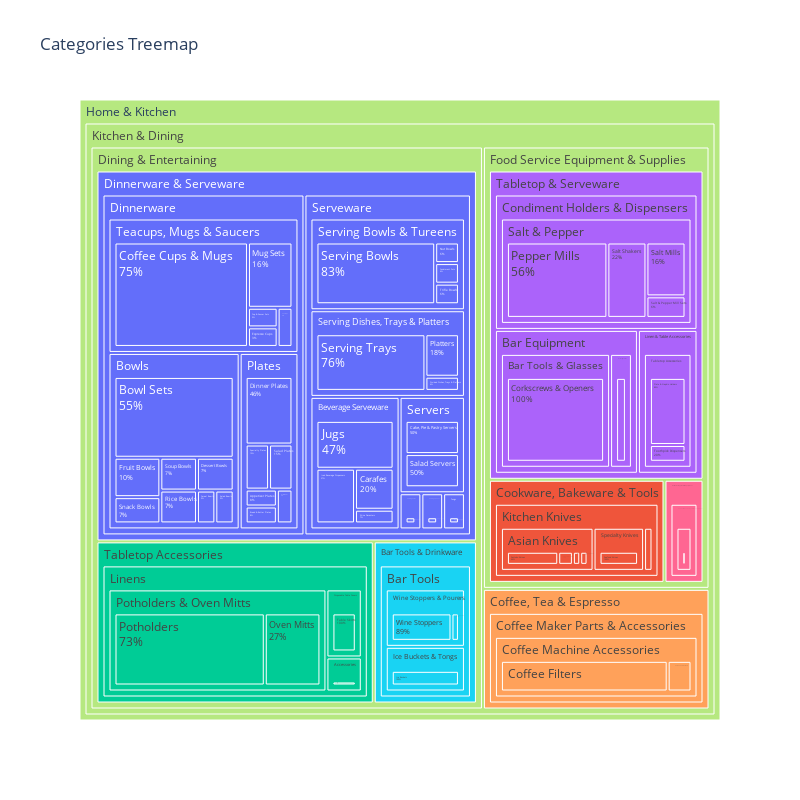

The notebook cell saved with this chart:
### Code cell
fig = px.treemap(check1.groupby(['path0', 'path1', 'path2', 'path3',
       'path4', 'path5', 'path6'], as_index=False).count(),
                 path=['path0', 'path1', 'path2', 'path3',
       'path4', 'path5', 'path6'],
                 values='asin',
                 title="Categories Treemap",
                 width=800,
                 height=800,
                 color='path3')
fig.update_traces(textinfo="label+percent parent")
chart_data = fig.data[0].hovertext

fig.show()
fig.write_html("categories_treemap2.html")

### Figure 1 — Plotly figure (JSON) as saved in the notebook; plotly's stock layout.template omitted (floating-point values rounded to 4 significant figures)
{"data": [{"branchvalues": "total", "customdata": [["Dinnerware & Serveware"], ["Dinnerware & Serveware"], ["Cookware, Bakeware & Tools"], ["Dinnerware & Serveware"], ["Dinnerware & Serveware"], ["Dinnerware & Serveware"], ["Dinnerware & Serveware"], ["Dinnerware & Serveware"], ["Dinnerware & Serveware"], ["Dinnerware & Serveware"], ["Dinnerware & Serveware"], ["Dinnerware & Serveware"], ["Tabletop Accessories"], ["Dinnerware & Serveware"], ["Tabletop & Serveware"], ["Dinnerware & Serveware"], ["Coffee Maker Parts & Accessories"], ["Coffee Maker Parts & Accessories"], ["Tabletop Accessories"], ["Coffee Maker Parts & Accessories"], ["Dinnerware & Serveware"], ["Dinnerware & Serveware"], ["Dinnerware & Serveware"], ["Dinnerware & Serveware"], ["Tabletop & Serveware"], ["Coffee Maker Parts & Accessories"], ["Dinnerware & Serveware"], ["Tabletop & Serveware"], ["Dinnerware & Serveware"], ["Dinnerware & Serveware"], ["Dinnerware & Serveware"], ["Dinnerware & Serveware"], ["Tabletop & Serveware"], ["Dinnerware & Serveware"], ["Cookware, Bakeware & Tools"], ["Dinnerware & Serveware"], ["Tabletop Accessories"], ["Dinnerware & Serveware"], ["Coffee Maker Parts & Accessories"], ["Dinnerware & Serveware"], ["Dinnerware & Serveware"], ["Dinnerware & Serveware"], ["Bar Tools & Drinkware"], ["Dinnerware & Serveware"], ["Dinnerware & Serveware"], ["Cookware, Bakeware & Tools"], ["Dinnerware & Serveware"], ["Tabletop Accessories"], ["Dinnerware & Serveware"], ["Dinnerware & Serveware"], ["Tabletop & Serveware"], ["Restaurant Appliances & Equipment"], ["Cookware, Bakeware & Tools"], ["Dinnerware & Serveware"], ["Dinnerware & Serveware"], ["Bar Tools & Drinkware"], ["Bar Tools & Drinkware"], ["Tabletop & Serveware"], ["Cookware, Bakeware & Tools"], ["Tabletop & Serveware"], ["Tabletop & Serveware"], ["Cookware, Bakeware & Tools"], ["Tabletop Accessories"], ["Cookware, Bakeware & Tools"], ["Tabletop & Serveware"], ["Tabletop & Serveware"], ["Dinnerware & Serveware"], ["Dinnerware & Serveware"], ["Cookware, Bakeware & Tools"], ["Coffee Maker Parts & Accessories"], ["Coffee Maker Parts & Accessories"], ["Restaurant Appliances & Equipment"], ["Tabletop Accessories"], ["Bar Tools & Drinkware"], ["Dinnerware & Serveware"], ["Tabletop Accessories"], ["Tabletop & Serveware"], ["Dinnerware & Serveware"], ["Dinnerware & Serveware"], ["Dinnerware & Serveware"], ["Dinnerware & Serveware"], ["Dinnerware & Serveware"], ["Cookware, Bakeware & Tools"], ["Tabletop & Serveware"], ["Dinnerware & Serveware"], ["Dinnerware & Serveware"], ["Bar Tools & Drinkware"], ["Tabletop & Serveware"], ["Bar Tools & Drinkware"], ["Coffee Maker Parts & Accessories"], ["Restaurant Appliances & Equipment"], ["Tabletop & Serveware"], ["Dinnerware & Serveware"], ["Cookware, Bakeware & Tools"], ["Tabletop & Serveware"], ["Tabletop Accessories"], ["Dinnerware & Serveware"], ["Bar Tools & Drinkware"], ["Coffee Maker Parts & Accessories"], ["Cookware, Bakeware & Tools"], ["Dinnerware & Serveware"], ["Restaurant Appliances & Equipment"], ["Tabletop & Serveware"], ["Tabletop Accessories"], ["Coffee Maker Parts & Accessories"], ["(?)"], ["(?)"], ["(?)"], ["(?)"]], "domain": {"x": [0, 1], "y": [0, 1]}, "hovertemplate": "labels=%{label}<br>asin=%{value}<br>parent=%{parent}<br>id=%{id}<br>path3=%{customdata[0]}<extra></extra>", "ids": ["Home & Kitchen/Kitchen & Dining/Dining & Entertaining/Dinnerware & Serveware/Serveware/Beverage Serveware/Carafes", "Home & Kitchen/Kitchen & Dining/Dining & Entertaining/Dinnerware & Serveware/Dinnerware/Bowls/Cereal Bowls", "Home & Kitchen/Kitchen & Dining/Food Service Equipment & Supplies/Cookware, Bakeware & Tools/Kitchen Knives/Asian Knives/Chinese Chef's Knives & Cleavers", "Home & Kitchen/Kitchen & Dining/Dining & Entertaining/Dinnerware & Serveware/Dinnerware/Plates/Appetizer Plates", "Home & Kitchen/Kitchen & Dining/Dining & Entertaining/Dinnerware & Serveware/Dinnerware/Bowls/Bowl Sets", "Home & Kitchen/Kitchen & Dining/Dining & Entertaining/Dinnerware & Serveware/Dinnerware/Plates/Bread & Butter Plates", "Home & Kitchen/Kitchen & Dining/Dining & Entertaining/Dinnerware & Serveware/Serveware/Tongs/Buffet Tongs", "Home & Kitchen/Kitchen & Dining/Dining & Entertaining/Dinnerware & Serveware/Serveware/Servers/Cake, Pie & Pastry Servers", "Home & Kitchen/Kitchen & Dining/Dining & Entertaining/Dinnerware & Serveware/Serveware/Serving Dishes, Trays & Platters/Serving Trays", "Home & Kitchen/Kitchen & Dining/Dining & Entertaining/Dinnerware & Serveware/Dinnerware/Bowls/Snack Bowls", "Home & Kitchen/Kitchen & Dining/Dining & Entertaining/Dinnerware & Serveware/Serveware/Serving Bowls & Tureens/Serving Bowls", "Home & Kitchen/Kitchen & Dining/Dining & Entertaining/Dinnerware & Serveware/Dinnerware/Plates/Specialty Plates", "Home & Kitchen/Kitchen & Dining/Dining & Entertaining/Tabletop Accessories/Linens/Disposable Table Covers/Table Skirts", "Home & Kitchen/Kitchen & Dining/Dining & Entertaining/Dinnerware & Serveware/Dinnerware/Bowls/Soup Bowls", "Home & Kitchen/Kitchen & Dining/Food Service Equipment & Supplies/Tabletop & Serveware/Linen & Table Accessories/Tabletop Accessories/Plate & Napkin Holders", "Home & Kitchen/Kitchen & Dining/Dining & Entertaining/Dinnerware & Serveware/Serveware/Serving Dishes, Trays & Platters/Platters", "Home & Kitchen/Kitchen & Dining/Coffee, Tea & Espresso/Coffee Maker Parts & Accessories/Coffee Machine Accessories/Coffee Pod Holders/Pod Baskets", "Home & Kitchen/Kitchen & Dining/Coffee, Tea & Espresso/Coffee Maker Parts & Accessories/Coffee Machine Accessories/Coffee Pod Holders/Pod Drawers", "Home & Kitchen/Kitchen & Dining/Dining & Entertaining/Tabletop Accessories/Linens/Potholders & Oven Mitts/Potholders", "Home & Kitchen/Kitchen & Dining/Coffee, Tea & Espresso/Coffee Maker Parts & Accessories/Coffee Machine Accessories/Coffee Filters/Reusable Filters", "Home & Kitchen/Kitchen & Dining/Dining & Entertaining/Dinnerware & Serveware/Serveware/Serving Spoons/Rice & Potato Servers", "Home & Kitchen/Kitchen & Dining/Dining & Entertaining/Dinnerware & Serveware/Dinnerware/Bowls/Salad Bowls", "Home & Kitchen/Kitchen & Dining/Dining & Entertaining/Dinnerware & Serveware/Dinnerware/Plates/Salad Plates", "Home & Kitchen/Kitchen & Dining/Dining & Entertaining/Dinnerware & Serveware/Serveware/Servers/Salad Servers", "Home & Kitchen/Kitchen & Dining/Food Service Equipment & Supplies/Tabletop & Serveware/Condiment Holders & Dispensers/Salt & Pepper/Salt & Pepper Mill Sets", "Home & Kitchen/Kitchen & Dining/Coffee, Tea & Espresso/Coffee Maker Parts & Accessories/Coffee Machine Accessories/Coffee Filters/Permanent Filters", "Home & Kitchen/Kitchen & Dining/Dining & Entertaining/Dinnerware & Serveware/Dinnerware/Bowls/Rice Bowls", "Home & Kitchen/Kitchen & Dining/Food Service Equipment & Supplies/Tabletop & Serveware/Condiment Holders & Dispensers/Salt & Pepper/Pepper Mills", "Home & Kitchen/Kitchen & Dining/Dining & Entertaining/Dinnerware & Serveware/Serveware/Serving Forks/Pickle & Olive Forks", "Home & Kitchen/Kitchen & Dining/Dining & Entertaining/Dinnerware & Serveware/Serveware/Serving Bowls & Tureens/Nut Bowls", "Home & Kitchen/Kitchen & Dining/Dining & Entertaining/Dinnerware & Serveware/Dinnerware/Teacups, Mugs & Saucers/Coffee Cups & Mugs", "Home & Kitchen/Kitchen & Dining/Dining & Entertaining/Dinnerware & Serveware/Serveware/Serving Bowls & Tureens/Condiment Pots", "Home & Kitchen/Kitchen & Dining/Food Service Equipment & Supplies/Tabletop & Serveware/Bar Equipment/Bar Tools & Glasses/Corkscrews & Openers", "Home & Kitchen/Kitchen & Dining/Dining & Entertaining/Dinnerware & Serveware/Dinnerware/Teacups, Mugs & Saucers/Cup & Saucer Sets", "Home & Kitchen/Kitchen & Dining/Food Service Equipment & Supplies/Cookware, Bakeware & Tools/Kitchen Knives/Asian Knives/Deba Knives", "Home & Kitchen/Kitchen & Dining/Dining & Entertaining/Dinnerware & Serveware/Dinnerware/Bowls/Dessert Bowls", "Home & Kitchen/Kitchen & Dining/Dining & Entertaining/Tabletop Accessories/Linens/Potholders & Oven Mitts/Oven Mitts", "Home & Kitchen/Kitchen & Dining/Dining & Entertaining/Dinnerware & Serveware/Dinnerware/Plates/Dessert Plates", "Home & Kitchen/Kitchen & Dining/Coffee, Tea & Espresso/Coffee Maker Parts & Accessories/Coffee Machine Accessories/Coffee Filters/Disposable Filters", "Home & Kitchen/Kitchen & Dining/Dining & Entertaining/Dinnerware & Serveware/Dinnerware/Plates/Dinner Plates", "Home & Kitchen/Kitchen & Dining/Dining & Entertaining/Dinnerware & Serveware/Dinnerware/Teacups, Mugs & Saucers/Espresso Cups", "Home & Kitchen/Kitchen & Dining/Dining & Entertaining/Dinnerware & Serveware/Dinnerware/Bowls/Fruit Bowls", "Home & Kitchen/Kitchen & Dining/Dining & Entertaining/Bar Tools & Drinkware/Bar Tools/Ice Buckets & Tongs/Ice Buckets", "Home & Kitchen/Kitchen & Dining/Dining & Entertaining/Dinnerware & Serveware/Serveware/Beverage Serveware/Iced Beverage Dispensers", "Home & Kitchen/Kitchen & Dining/Dining & Entertaining/Dinnerware & Serveware/Serveware/Beverage Serveware/Jugs", "Home & Kitchen/Kitchen & Dining/Food Service Equipment & Supplies/Cookware, Bakeware & Tools/Kitchen Knives/Cleavers/Meat Cleavers", "Home & Kitchen/Kitchen & Dining/Dining & Entertaining/Dinnerware & Serveware/Dinnerware/Teacups, Mugs & Saucers/Mug Sets", "Home & Kitchen/Kitchen & Dining/Dining & Entertaining/Tabletop Accessories/Linens/Accessories/Napkin Rings", "Home & Kitchen/Kitchen & Dining/Dining & Entertaining/Dinnerware & Serveware/Serveware/Serving Dishes, Trays & Platters/Divided Dishes, Trays & Platters", "Home & Kitchen/Kitchen & Dining/Dining & Entertaining/Dinnerware & Serveware/Dinnerware/Teacups, Mugs & Saucers/Teacups", "Home & Kitchen/Kitchen & Dining/Food Service Equipment & Supplies/Tabletop & Serveware/Bar Equipment/Bar Refrigeration/Wine & Bottle Chillers", "Home & Kitchen/Kitchen & Dining/Food Service Equipment & Supplies/Restaurant Appliances & Equipment/Commercial Food Preparation Equipment/Commercial Food Packaging Equipment/Vacuum Sealer Bags", "Home & Kitchen/Kitchen & Dining/Food Service Equipment & Supplies/Cookware, Bakeware & Tools/Kitchen Knives/Asian Knives/Usuba & Nakiri Knives", "Home & Kitchen/Kitchen & Dining/Dining & Entertaining/Dinnerware & Serveware/Serveware/Beverage Serveware/Wine Decanters", "Home & Kitchen/Kitchen & Dining/Dining & Entertaining/Dinnerware & Serveware/Serveware/Serving Bowls & Tureens/Trifle Bowls", "Home & Kitchen/Kitchen & Dining/Dining & Entertaining/Bar Tools & Drinkware/Bar Tools/Wine Stoppers & Pourers/Wine Stoppers", "Home & Kitchen/Kitchen & Dining/Dining & Entertaining/Bar Tools & Drinkware/Bar Tools/Wine Stoppers & Pourers/Wine Pourers", "Home & Kitchen/Kitchen & Dining/Food Service Equipment & Supplies/Tabletop & Serveware/Linen & Table Accessories/Tabletop Accessories/Toothpick Dispensers", "Home & Kitchen/Kitchen & Dining/Food Service Equipment & Supplies/Cookware, Bakeware & Tools/Kitchen Knives/Specialty Knives/Seafood Knives", "Home & Kitchen/Kitchen & Dining/Food Service Equipment & Supplies/Tabletop & Serveware/Condiment Holders & Dispensers/Salt & Pepper/Salt Shakers", "Home & Kitchen/Kitchen & Dining/Food Service Equipment & Supplies/Tabletop & Serveware/Condiment Holders & Dispensers/Salt & Pepper/Salt Mills", "Home & Kitchen/Kitchen & Dining/Food Service Equipment & Supplies/Cookware, Bakeware & Tools/Kitchen Knives/Asian Knives/Santoku Knives", "Home & Kitchen/Kitchen & Dining/Dining & Entertaining/Tabletop Accessories/Linens/Accessories", "Home & Kitchen/Kitchen & Dining/Food Service Equipment & Supplies/Cookware, Bakeware & Tools/Kitchen Knives/Asian Knives", "Home & Kitchen/Kitchen & Dining/Food Service Equipment & Supplies/Tabletop & Serveware/Bar Equipment/Bar Refrigeration", "Home & Kitchen/Kitchen & Dining/Food Service Equipment & Supplies/Tabletop & Serveware/Bar Equipment/Bar Tools & Glasses", "Home & Kitchen/Kitchen & Dining/Dining & Entertaining/Dinnerware & Serveware/Serveware/Beverage Serveware", "Home & Kitchen/Kitchen & Dining/Dining & Entertaining/Dinnerware & Serveware/Dinnerware/Bowls", "Home & Kitchen/Kitchen & Dining/Food Service Equipment & Supplies/Cookware, Bakeware & Tools/Kitchen Knives/Cleavers", "Home & Kitchen/Kitchen & Dining/Coffee, Tea & Espresso/Coffee Maker Parts & Accessories/Coffee Machine Accessories/Coffee Filters", "Home & Kitchen/Kitchen & Dining/Coffee, Tea & Espresso/Coffee Maker Parts & Accessories/Coffee Machine Accessories/Coffee Pod Holders", "Home & Kitchen/Kitchen & Dining/Food Service Equipment & Supplies/Restaurant Appliances & Equipment/Commercial Food Preparation Equipment/Commercial Food Packaging Equipment", "Home & Kitchen/Kitchen & Dining/Dining & Entertaining/Tabletop Accessories/Linens/Disposable Table Covers", "Home & Kitchen/Kitchen & Dining/Dining & Entertaining/Bar Tools & Drinkware/Bar Tools/Ice Buckets & Tongs", "Home & Kitchen/Kitchen & Dining/Dining & Entertaining/Dinnerware & Serveware/Dinnerware/Plates", "Home & Kitchen/Kitchen & Dining/Dining & Entertaining/Tabletop Accessories/Linens/Potholders & Oven Mitts", "Home & Kitchen/Kitchen & Dining/Food Service Equipment & Supplies/Tabletop & Serveware/Condiment Holders & Dispensers/Salt & Pepper", "Home & Kitchen/Kitchen & Dining/Dining & Entertaining/Dinnerware & Serveware/Serveware/Servers", "Home & Kitchen/Kitchen & Dining/Dining & Entertaining/Dinnerware & Serveware/Serveware/Serving Bowls & Tureens", "Home & Kitchen/Kitchen & Dining/Dining & Entertaining/Dinnerware & Serveware/Serveware/Serving Dishes, Trays & Platters", "Home & Kitchen/Kitchen & Dining/Dining & Entertaining/Dinnerware & Serveware/Serveware/Serving Forks", "Home & Kitchen/Kitchen & Dining/Dining & Entertaining/Dinnerware & Serveware/Serveware/Serving Spoons", "Home & Kitchen/Kitchen & Dining/Food Service Equipment & Supplies/Cookware, Bakeware & Tools/Kitchen Knives/Specialty Knives", "Home & Kitchen/Kitchen & Dining/Food Service Equipment & Supplies/Tabletop & Serveware/Linen & Table Accessories/Tabletop Accessories", "Home & Kitchen/Kitchen & Dining/Dining & Entertaining/Dinnerware & Serveware/Dinnerware/Teacups, Mugs & Saucers", "Home & Kitchen/Kitchen & Dining/Dining & Entertaining/Dinnerware & Serveware/Serveware/Tongs", "Home & Kitchen/Kitchen & Dining/Dining & Entertaining/Bar Tools & Drinkware/Bar Tools/Wine Stoppers & Pourers", "Home & Kitchen/Kitchen & Dining/Food Service Equipment & Supplies/Tabletop & Serveware/Bar Equipment", "Home & Kitchen/Kitchen & Dining/Dining & Entertaining/Bar Tools & Drinkware/Bar Tools", "Home & Kitchen/Kitchen & Dining/Coffee, Tea & Espresso/Coffee Maker Parts & Accessories/Coffee Machine Accessories", "Home & Kitchen/Kitchen & Dining/Food Service Equipment & Supplies/Restaurant Appliances & Equipment/Commercial Food Preparation Equipment", "Home & Kitchen/Kitchen & Dining/Food Service Equipment & Supplies/Tabletop & Serveware/Condiment Holders & Dispensers", "Home & Kitchen/Kitchen & Dining/Dining & Entertaining/Dinnerware & Serveware/Dinnerware", "Home & Kitchen/Kitchen & Dining/Food Service Equipment & Supplies/Cookware, Bakeware & Tools/Kitchen Knives", "Home & Kitchen/Kitchen & Dining/Food Service Equipment & Supplies/Tabletop & Serveware/Linen & Table Accessories", "Home & Kitchen/Kitchen & Dining/Dining & Entertaining/Tabletop Accessories/Linens", "Home & Kitchen/Kitchen & Dining/Dining & Entertaining/Dinnerware & Serveware/Serveware", "Home & Kitchen/Kitchen & Dining/Dining & Entertaining/Bar Tools & Drinkware", "Home & Kitchen/Kitchen & Dining/Coffee, Tea & Espresso/Coffee Maker Parts & Accessories", "Home & Kitchen/Kitchen & Dining/Food Service Equipment & Supplies/Cookware, Bakeware & Tools", "Home & Kitchen/Kitchen & Dining/Dining & Entertaining/Dinnerware & Serveware", "Home & Kitchen/Kitchen & Dining/Food Service Equipment & Supplies/Restaurant Appliances & Equipment", "Home & Kitchen/Kitchen & Dining/Food Service Equipment & Supplies/Tabletop & Serveware", "Home & Kitchen/Kitchen & Dining/Dining & Entertaining/Tabletop Accessories", "Home & Kitchen/Kitchen & Dining/Coffee, Tea & Espresso", "Home & Kitchen/Kitchen & Dining/Dining & Entertaining", "Home & Kitchen/Kitchen & Dining/Food Service Equipment & Supplies", "Home & Kitchen/Kitchen & Dining", "Home & Kitchen"], "labels": ["Carafes", "Cereal Bowls", "Chinese Chef's Knives & Cleavers", "Appetizer Plates", "Bowl Sets", "Bread & Butter Plates", "Buffet Tongs", "Cake, Pie & Pastry Servers", "Serving Trays", "Snack Bowls", "Serving Bowls", "Specialty Plates", "Table Skirts", "Soup Bowls", "Plate & Napkin Holders", "Platters", "Pod Baskets", "Pod Drawers", "Potholders", "Reusable Filters", "Rice & Potato Servers", "Salad Bowls", "Salad Plates", "Salad Servers", "Salt & Pepper Mill Sets", "Permanent Filters", "Rice Bowls", "Pepper Mills", "Pickle & Olive Forks", "Nut Bowls", "Coffee Cups & Mugs", "Condiment Pots", "Corkscrews & Openers", "Cup & Saucer Sets", "Deba Knives", "Dessert Bowls", "Oven Mitts", "Dessert Plates", "Disposable Filters", "Dinner Plates", "Espresso Cups", "Fruit Bowls", "Ice Buckets", "Iced Beverage Dispensers", "Jugs", "Meat Cleavers", "Mug Sets", "Napkin Rings", "Divided Dishes, Trays & Platters", "Teacups", "Wine & Bottle Chillers", "Vacuum Sealer Bags", "Usuba & Nakiri Knives", "Wine Decanters", "Trifle Bowls", "Wine Stoppers", "Wine Pourers", "Toothpick Dispensers", "Seafood Knives", "Salt Shakers", "Salt Mills", "Santoku Knives", "Accessories", "Asian Knives", "Bar Refrigeration", "Bar Tools & Glasses", "Beverage Serveware", "Bowls", "Cleavers", "Coffee Filters", "Coffee Pod Holders", "Commercial Food Packaging Equipment", "Disposable Table Covers", "Ice Buckets & Tongs", "Plates", "Potholders & Oven Mitts", "Salt & Pepper", "Servers", "Serving Bowls & Tureens", "Serving Dishes, Trays & Platters", "Serving Forks", "Serving Spoons", "Specialty Knives", "Tabletop Accessories", "Teacups, Mugs & Saucers", "Tongs", "Wine Stoppers & Pourers", "Bar Equipment", "Bar Tools", "Coffee Machine Accessories", "Commercial Food Preparation Equipment", "Condiment Holders & Dispensers", "Dinnerware", "Kitchen Knives", "Linen & Table Accessories", "Linens", "Serveware", "Bar Tools & Drinkware", "Coffee Maker Parts & Accessories", "Cookware, Bakeware & Tools", "Dinnerware & Serveware", "Restaurant Appliances & Equipment", "Tabletop & Serveware", "Tabletop Accessories", "Coffee, Tea & Espresso", "Dining & Entertaining", "Food Service Equipment & Supplies", "Kitchen & Dining", "Home & Kitchen"], "marker": {"colors": ["#636efa", "#636efa", "#EF553B", "#636efa", "#636efa", "#636efa", "#636efa", "#636efa", "#636efa", "#636efa", "#636efa", "#636efa", "#00cc96", "#636efa", "#ab63fa", "#636efa", "#FFA15A", "#FFA15A", "#00cc96", "#FFA15A", "#636efa", "#636efa", "#636efa", "#636efa", "#ab63fa", "#FFA15A", "#636efa", "#ab63fa", "#636efa", "#636efa", "#636efa", "#636efa", "#ab63fa", "#636efa", "#EF553B", "#636efa", "#00cc96", "#636efa", "#FFA15A", "#636efa", "#636efa", "#636efa", "#19d3f3", "#636efa", "#636efa", "#EF553B", "#636efa", "#00cc96", "#636efa", "#636efa", "#ab63fa", "#FF6692", "#EF553B", "#636efa", "#636efa", "#19d3f3", "#19d3f3", "#ab63fa", "#EF553B", "#ab63fa", "#ab63fa", "#EF553B", "#00cc96", "#EF553B", "#ab63fa", "#ab63fa", "#636efa", "#636efa", "#EF553B", "#FFA15A", "#FFA15A", "#FF6692", "#00cc96", "#19d3f3", "#636efa", "#00cc96", "#ab63fa", "#636efa", "#636efa", "#636efa", "#636efa", "#636efa", "#EF553B", "#ab63fa", "#636efa", "#636efa", "#19d3f3", "#ab63fa", "#19d3f3", "#FFA15A", "#FF6692", "#ab63fa", "#636efa", "#EF553B", "#ab63fa", "#00cc96", "#636efa", "#19d3f3", "#FFA15A", "#EF553B", "#636efa", "#FF6692", "#ab63fa", "#00cc96", "#FFA15A", "#B6E880", "#B6E880", "#B6E880", "#B6E880"]}, "name": "", "parents": ["Home & Kitchen/Kitchen & Dining/Dining & Entertaining/Dinnerware & Serveware/Serveware/Beverage Serveware", "Home & Kitchen/Kitchen & Dining/Dining & Entertaining/Dinnerware & Serveware/Dinnerware/Bowls", "Home & Kitchen/Kitchen & Dining/Food Service Equipment & Supplies/Cookware, Bakeware & Tools/Kitchen Knives/Asian Knives", "Home & Kitchen/Kitchen & Dining/Dining & Entertaining/Dinnerware & Serveware/Dinnerware/Plates", "Home & Kitchen/Kitchen & Dining/Dining & Entertaining/Dinnerware & Serveware/Dinnerware/Bowls", "Home & Kitchen/Kitchen & Dining/Dining & Entertaining/Dinnerware & Serveware/Dinnerware/Plates", "Home & Kitchen/Kitchen & Dining/Dining & Entertaining/Dinnerware & Serveware/Serveware/Tongs", "Home & Kitchen/Kitchen & Dining/Dining & Entertaining/Dinnerware & Serveware/Serveware/Servers", "Home & Kitchen/Kitchen & Dining/Dining & Entertaining/Dinnerware & Serveware/Serveware/Serving Dishes, Trays & Platters", "Home & Kitchen/Kitchen & Dining/Dining & Entertaining/Dinnerware & Serveware/Dinnerware/Bowls", "Home & Kitchen/Kitchen & Dining/Dining & Entertaining/Dinnerware & Serveware/Serveware/Serving Bowls & Tureens", "Home & Kitchen/Kitchen & Dining/Dining & Entertaining/Dinnerware & Serveware/Dinnerware/Plates", "Home & Kitchen/Kitchen & Dining/Dining & Entertaining/Tabletop Accessories/Linens/Disposable Table Covers", "Home & Kitchen/Kitchen & Dining/Dining & Entertaining/Dinnerware & Serveware/Dinnerware/Bowls", "Home & Kitchen/Kitchen & Dining/Food Service Equipment & Supplies/Tabletop & Serveware/Linen & Table Accessories/Tabletop Accessories", "Home & Kitchen/Kitchen & Dining/Dining & Entertaining/Dinnerware & Serveware/Serveware/Serving Dishes, Trays & Platters", "Home & Kitchen/Kitchen & Dining/Coffee, Tea & Espresso/Coffee Maker Parts & Accessories/Coffee Machine Accessories/Coffee Pod Holders", "Home & Kitchen/Kitchen & Dining/Coffee, Tea & Espresso/Coffee Maker Parts & Accessories/Coffee Machine Accessories/Coffee Pod Holders", "Home & Kitchen/Kitchen & Dining/Dining & Entertaining/Tabletop Accessories/Linens/Potholders & Oven Mitts", "Home & Kitchen/Kitchen & Dining/Coffee, Tea & Espresso/Coffee Maker Parts & Accessories/Coffee Machine Accessories/Coffee Filters", "Home & Kitchen/Kitchen & Dining/Dining & Entertaining/Dinnerware & Serveware/Serveware/Serving Spoons", "Home & Kitchen/Kitchen & Dining/Dining & Entertaining/Dinnerware & Serveware/Dinnerware/Bowls", "Home & Kitchen/Kitchen & Dining/Dining & Entertaining/Dinnerware & Serveware/Dinnerware/Plates", "Home & Kitchen/Kitchen & Dining/Dining & Entertaining/Dinnerware & Serveware/Serveware/Servers", "Home & Kitchen/Kitchen & Dining/Food Service Equipment & Supplies/Tabletop & Serveware/Condiment Holders & Dispensers/Salt & Pepper", "Home & Kitchen/Kitchen & Dining/Coffee, Tea & Espresso/Coffee Maker Parts & Accessories/Coffee Machine Accessories/Coffee Filters", "Home & Kitchen/Kitchen & Dining/Dining & Entertaining/Dinnerware & Serveware/Dinnerware/Bowls", "Home & Kitchen/Kitchen & Dining/Food Service Equipment & Supplies/Tabletop & Serveware/Condiment Holders & Dispensers/Salt & Pepper", "Home & Kitchen/Kitchen & Dining/Dining & Entertaining/Dinnerware & Serveware/Serveware/Serving Forks", "Home & Kitchen/Kitchen & Dining/Dining & Entertaining/Dinnerware & Serveware/Serveware/Serving Bowls & Tureens", "Home & Kitchen/Kitchen & Dining/Dining & Entertaining/Dinnerware & Serveware/Dinnerware/Teacups, Mugs & Saucers", "Home & Kitchen/Kitchen & Dining/Dining & Entertaining/Dinnerware & Serveware/Serveware/Serving Bowls & Tureens", "Home & Kitchen/Kitchen & Dining/Food Service Equipment & Supplies/Tabletop & Serveware/Bar Equipment/Bar Tools & Glasses", "Home & Kitchen/Kitchen & Dining/Dining & Entertaining/Dinnerware & Serveware/Dinnerware/Teacups, Mugs & Saucers", "Home & Kitchen/Kitchen & Dining/Food Service Equipment & Supplies/Cookware, Bakeware & Tools/Kitchen Knives/Asian Knives", "Home & Kitchen/Kitchen & Dining/Dining & Entertaining/Dinnerware & Serveware/Dinnerware/Bowls", "Home & Kitchen/Kitchen & Dining/Dining & Entertaining/Tabletop Accessories/Linens/Potholders & Oven Mitts", "Home & Kitchen/Kitchen & Dining/Dining & Entertaining/Dinnerware & Serveware/Dinnerware/Plates", "Home & Kitchen/Kitchen & Dining/Coffee, Tea & Espresso/Coffee Maker Parts & Accessories/Coffee Machine Accessories/Coffee Filters", "Home & Kitchen/Kitchen & Dining/Dining & Entertaining/Dinnerware & Serveware/Dinnerware/Plates", "Home & Kitchen/Kitchen & Dining/Dining & Entertaining/Dinnerware & Serveware/Dinnerware/Teacups, Mugs & Saucers", "Home & Kitchen/Kitchen & Dining/Dining & Entertaining/Dinnerware & Serveware/Dinnerware/Bowls", "Home & Kitchen/Kitchen & Dining/Dining & Entertaining/Bar Tools & Drinkware/Bar Tools/Ice Buckets & Tongs", "Home & Kitchen/Kitchen & Dining/Dining & Entertaining/Dinnerware & Serveware/Serveware/Beverage Serveware", "Home & Kitchen/Kitchen & Dining/Dining & Entertaining/Dinnerware & Serveware/Serveware/Beverage Serveware", "Home & Kitchen/Kitchen & Dining/Food Service Equipment & Supplies/Cookware, Bakeware & Tools/Kitchen Knives/Cleavers", "Home & Kitchen/Kitchen & Dining/Dining & Entertaining/Dinnerware & Serveware/Dinnerware/Teacups, Mugs & Saucers", "Home & Kitchen/Kitchen & Dining/Dining & Entertaining/Tabletop Accessories/Linens/Accessories", "Home & Kitchen/Kitchen & Dining/Dining & Entertaining/Dinnerware & Serveware/Serveware/Serving Dishes, Trays & Platters", "Home & Kitchen/Kitchen & Dining/Dining & Entertaining/Dinnerware & Serveware/Dinnerware/Teacups, Mugs & Saucers", "Home & Kitchen/Kitchen & Dining/Food Service Equipment & Supplies/Tabletop & Serveware/Bar Equipment/Bar Refrigeration", "Home & Kitchen/Kitchen & Dining/Food Service Equipment & Supplies/Restaurant Appliances & Equipment/Commercial Food Preparation Equipment/Commercial Food Packaging Equipment", "Home & Kitchen/Kitchen & Dining/Food Service Equipment & Supplies/Cookware, Bakeware & Tools/Kitchen Knives/Asian Knives", "Home & Kitchen/Kitchen & Dining/Dining & Entertaining/Dinnerware & Serveware/Serveware/Beverage Serveware", "Home & Kitchen/Kitchen & Dining/Dining & Entertaining/Dinnerware & Serveware/Serveware/Serving Bowls & Tureens", "Home & Kitchen/Kitchen & Dining/Dining & Entertaining/Bar Tools & Drinkware/Bar Tools/Wine Stoppers & Pourers", "Home & Kitchen/Kitchen & Dining/Dining & Entertaining/Bar Tools & Drinkware/Bar Tools/Wine Stoppers & Pourers", "Home & Kitchen/Kitchen & Dining/Food Service Equipment & Supplies/Tabletop & Serveware/Linen & Table Accessories/Tabletop Accessories", "Home & Kitchen/Kitchen & Dining/Food Service Equipment & Supplies/Cookware, Bakeware & Tools/Kitchen Knives/Specialty Knives", "Home & Kitchen/Kitchen & Dining/Food Service Equipment & Supplies/Tabletop & Serveware/Condiment Holders & Dispensers/Salt & Pepper", "Home & Kitchen/Kitchen & Dining/Food Service Equipment & Supplies/Tabletop & Serveware/Condiment Holders & Dispensers/Salt & Pepper", "Home & Kitchen/Kitchen & Dining/Food Service Equipment & Supplies/Cookware, Bakeware & Tools/Kitchen Knives/Asian Knives", "Home & Kitchen/Kitchen & Dining/Dining & Entertaining/Tabletop Accessories/Linens", "Home & Kitchen/Kitchen & Dining/Food Service Equipment & Supplies/Cookware, Bakeware & Tools/Kitchen Knives", "Home & Kitchen/Kitchen & Dining/Food Service Equipment & Supplies/Tabletop & Serveware/Bar Equipment", "Home & Kitchen/Kitchen & Dining/Food Service Equipment & Supplies/Tabletop & Serveware/Bar Equipment", "Home & Kitchen/Kitchen & Dining/Dining & Entertaining/Dinnerware & Serveware/Serveware", "Home & Kitchen/Kitchen & Dining/Dining & Entertaining/Dinnerware & Serveware/Dinnerware", "Home & Kitchen/Kitchen & Dining/Food Service Equipment & Supplies/Cookware, Bakeware & Tools/Kitchen Knives", "Home & Kitchen/Kitchen & Dining/Coffee, Tea & Espresso/Coffee Maker Parts & Accessories/Coffee Machine Accessories", "Home & Kitchen/Kitchen & Dining/Coffee, Tea & Espresso/Coffee Maker Parts & Accessories/Coffee Machine Accessories", "Home & Kitchen/Kitchen & Dining/Food Service Equipment & Supplies/Restaurant Appliances & Equipment/Commercial Food Preparation Equipment", "Home & Kitchen/Kitchen & Dining/Dining & Entertaining/Tabletop Accessories/Linens", "Home & Kitchen/Kitchen & Dining/Dining & Entertaining/Bar Tools & Drinkware/Bar Tools", "Home & Kitchen/Kitchen & Dining/Dining & Entertaining/Dinnerware & Serveware/Dinnerware", "Home & Kitchen/Kitchen & Dining/Dining & Entertaining/Tabletop Accessories/Linens", "Home & Kitchen/Kitchen & Dining/Food Service Equipment & Supplies/Tabletop & Serveware/Condiment Holders & Dispensers", "Home & Kitchen/Kitchen & Dining/Dining & Entertaining/Dinnerware & Serveware/Serveware", "Home & Kitchen/Kitchen & Dining/Dining & Entertaining/Dinnerware & Serveware/Serveware", "Home & Kitchen/Kitchen & Dining/Dining & Entertaining/Dinnerware & Serveware/Serveware", "Home & Kitchen/Kitchen & Dining/Dining & Entertaining/Dinnerware & Serveware/Serveware", "Home & Kitchen/Kitchen & Dining/Dining & Entertaining/Dinnerware & Serveware/Serveware", "Home & Kitchen/Kitchen & Dining/Food Service Equipment & Supplies/Cookware, Bakeware & Tools/Kitchen Knives", "Home & Kitchen/Kitchen & Dining/Food Service Equipment & Supplies/Tabletop & Serveware/Linen & Table Accessories", "Home & Kitchen/Kitchen & Dining/Dining & Entertaining/Dinnerware & Serveware/Dinnerware", "Home & Kitchen/Kitchen & Dining/Dining & Entertaining/Dinnerware & Serveware/Serveware", "Home & Kitchen/Kitchen & Dining/Dining & Entertaining/Bar Tools & Drinkware/Bar Tools", "Home & Kitchen/Kitchen & Dining/Food Service Equipment & Supplies/Tabletop & Serveware", "Home & Kitchen/Kitchen & Dining/Dining & Entertaining/Bar Tools & Drinkware", "Home & Kitchen/Kitchen & Dining/Coffee, Tea & Espresso/Coffee Maker Parts & Accessories", "Home & Kitchen/Kitchen & Dining/Food Service Equipment & Supplies/Restaurant Appliances & Equipment", "Home & Kitchen/Kitchen & Dining/Food Service Equipment & Supplies/Tabletop & Serveware", "Home & Kitchen/Kitchen & Dining/Dining & Entertaining/Dinnerware & Serveware", "Home & Kitchen/Kitchen & Dining/Food Service Equipment & Supplies/Cookware, Bakeware & Tools", "Home & Kitchen/Kitchen & Dining/Food Service Equipment & Supplies/Tabletop & Serveware", "Home & Kitchen/Kitchen & Dining/Dining & Entertaining/Tabletop Accessories", "Home & Kitchen/Kitchen & Dining/Dining & Entertaining/Dinnerware & Serveware", "Home & Kitchen/Kitchen & Dining/Dining & Entertaining", "Home & Kitchen/Kitchen & Dining/Coffee, Tea & Espresso", "Home & Kitchen/Kitchen & Dining/Food Service Equipment & Supplies", "Home & Kitchen/Kitchen & Dining/Dining & Entertaining", "Home & Kitchen/Kitchen & Dining/Food Service Equipment & Supplies", "Home & Kitchen/Kitchen & Dining/Food Service Equipment & Supplies", "Home & Kitchen/Kitchen & Dining/Dining & Entertaining", "Home & Kitchen/Kitchen & Dining", "Home & Kitchen/Kitchen & Dining", "Home & Kitchen/Kitchen & Dining", "Home & Kitchen", ""], "textinfo": "label+percent parent", "type": "treemap", "values": [3, 1, 1, 1, 16, 1, 1, 4, 13, 2, 15, 2, 4, 2, 8, 3, 1, 2, 27, 3, 1, 1, 2, 4, 2, 1, 2, 18, 1, 1, 24, 1, 20, 1, 1, 2, 10, 1, 17, 6, 1, 3, 7, 4, 7, 1, 5, 2, 1, 1, 4, 4, 2, 1, 1, 8, 1, 2, 6, 7, 5, 7, 2, 11, 4, 20, 15, 29, 1, 21, 3, 4, 4, 7, 13, 37, 32, 8, 18, 17, 1, 1, 6, 10, 32, 1, 9, 24, 16, 24, 4, 32, 74, 18, 10, 43, 61, 16, 24, 18, 135, 4, 66, 43, 24, 194, 88, 306, 306]}], "layout": {"height": 800, "legend": {"tracegroupgap": 0}, "title": {"text": "Categories Treemap"}, "width": 800}}
